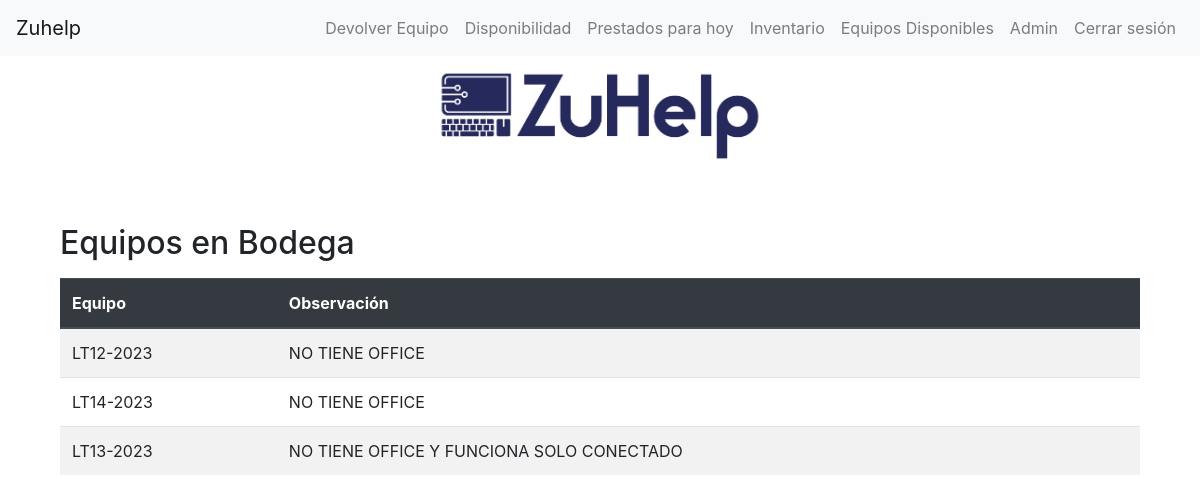
The page /equipos_en_bodega/ (signed in) on the database as committed earlier.
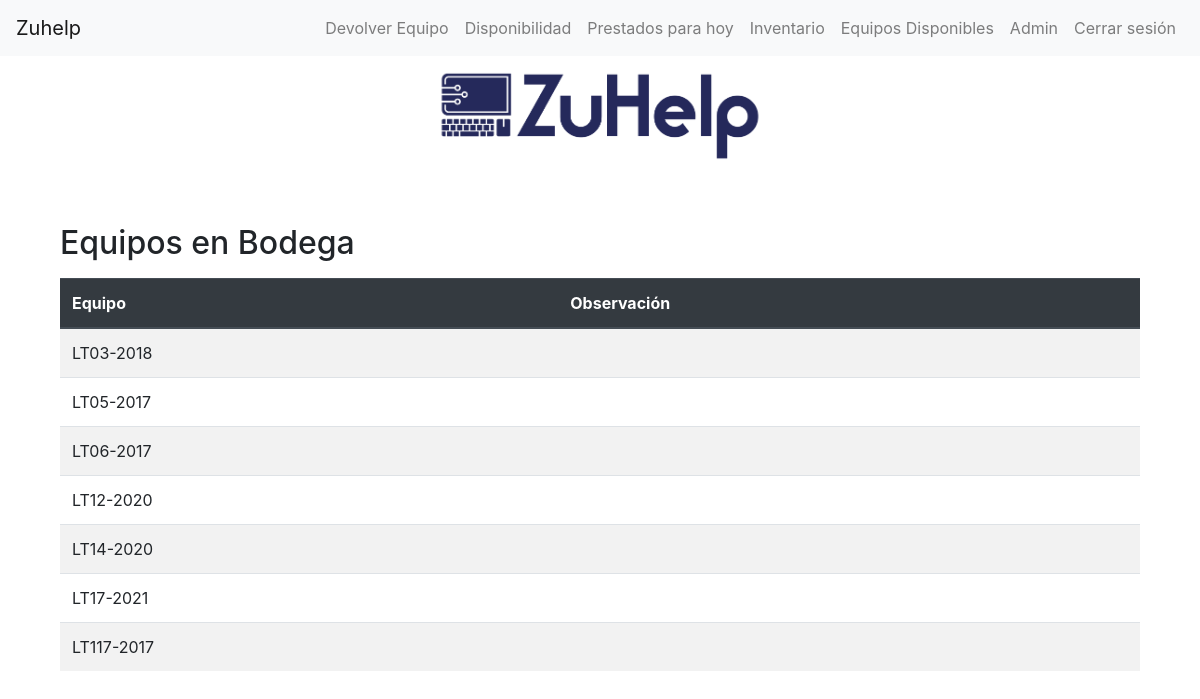
The same page on the database as committed later.
### inventario/models.py (models this page shows, shortened)
class Articulo(models.Model):
    nombre = models.CharField(max_length=100)
    observacion = models.TextField(blank=True, null=True)

### inventario/views.py (the view)
# urls.py: path('equipos_en_bodega/', views.equipos_en_bodega, name='equipos_en_bodega'),
@login_required
def equipos_en_bodega(request):
    hoy = date.today()
    articulos_en_bodega = Articulo.objects.exclude(
        id__in=Prestamo.objects.filter(
            devuelto=False,
            fecha_devolucion__gte=hoy  # Préstamos activos hasta el día de hoy
        ).values_list('articulo_id', flat=True)
    )
    return render(request, 'inventario/equipos_en_bodega.html', {
        'articulos_en_bodega': articulos_en_bodega,
    })

### inventario/templates/inventario/equipos_en_bodega.html (shortened to what this page needs)
{% extends 'inventario/base.html' %}
{% block content %}
<div class="container mt-5">
    <h2>Equipos en Bodega</h2>
    {% if articulos_en_bodega %}
        <table class="table table-striped mt-3">
            <thead class="thead-dark">
                <tr>
                    <th>Equipo</th>
                    <th>Observación</th>
                </tr>
            </thead>
            <tbody>
                {% for articulo in articulos_en_bodega %}
                <tr>
                    <td>{{ articulo.nombre }}</td>
                    <td>{{ articulo.observacion }}</td>
                </tr>
                {% endfor %}
            </tbody>
        </table>
    {% else %}
        <p class="text-center">Todos los equipos están actualmente en préstamo o asignados.</p>
    {% endif %}
</div>
{% endblock %}

### inventario/templates/inventario/base.html (shortened to what this page needs)
<!DOCTYPE html>
<html lang="en">
<head>
    <link rel="stylesheet" href="https://maxcdn.bootstrapcdn.com/bootstrap/4.5.2/css/bootstrap.min.css">
</head>
<body>
    <nav class="navbar navbar-expand-lg navbar-light bg-light">
        <a class="navbar-brand" href="#">Zuhelp</a>
        <div class="collapse navbar-collapse" id="navbarNav">
            <ul class="navbar-nav ml-auto">
                <li class="nav-item">
                    <a class="nav-link" href="{% url 'devolver_articulo' %}">Devolver Equipo</a>
                </li>
                <li class="nav-item">
                    <a class="nav-link" href="{% url 'disponibilidad' %}">Disponibilidad</a>
                </li>
                <li class="nav-item">
                    <a class="nav-link" href="{% url 'equipos_a_entregar_hoy' %}">Prestados para hoy</a>
                </li>
                <li class="nav-item">
                    <a class="nav-link" href="{% url 'inventario' %}">Inventario</a>
                </li>
                <li class="nav-item">
                    <a class="nav-link" href="{% url 'equipos_en_bodega' %}">Equipos Disponibles</a>
                </li>
                {% if request.user.is_authenticated and request.user.is_superuser or request.user.is_staff %}
                    <li class="nav-item">
                        <a class="nav-link" href="/admin/">Admin</a>
                    </li>
                    <li class="nav-item">
                        <a class="nav-link" href="{% url 'logout' %}">Cerrar sesión</a>
                    </li>
                {% endif %}
            </ul>
        </div>
    </nav>
    {% load static %}
    <div class="logo-container">
        <img src="{% static 'inventario/imagen/Zh Oscuro.png' %}" alt="Logo" class="img-fluid logo-img">
    </div>
    <div class="container mt-5">
        {% block content %}
        {% endblock %}
    </div>
</body>
</html>

### inventario/templates/inventario/base.html (style rules this page uses)
.logo-container { text-align: center; margin-bottom: 20px; overflow: hidden; }
.logo-img { width: 100%; max-height: 15vh; object-fit: contain; }

Rows that differ between the two databases and show on the page:
removed Articulo: nombre "LT12-2023", observacion "NO TIENE OFFICE"
removed Articulo: nombre "LT14-2023", observacion "NO TIENE OFFICE"
removed Articulo: nombre "LT13-2023", observacion "NO TIENE OFFICE Y FUNCIONA SOLO CONECTADO"
added Articulo: nombre "LT03-2018"
added Articulo: nombre "LT05-2017"
added Articulo: nombre "LT06-2017"
added Articulo: nombre "LT12-2020"
added Articulo: nombre "LT14-2020"
added Articulo: nombre "LT17-2021"
added Articulo: nombre "LT117-2017"
